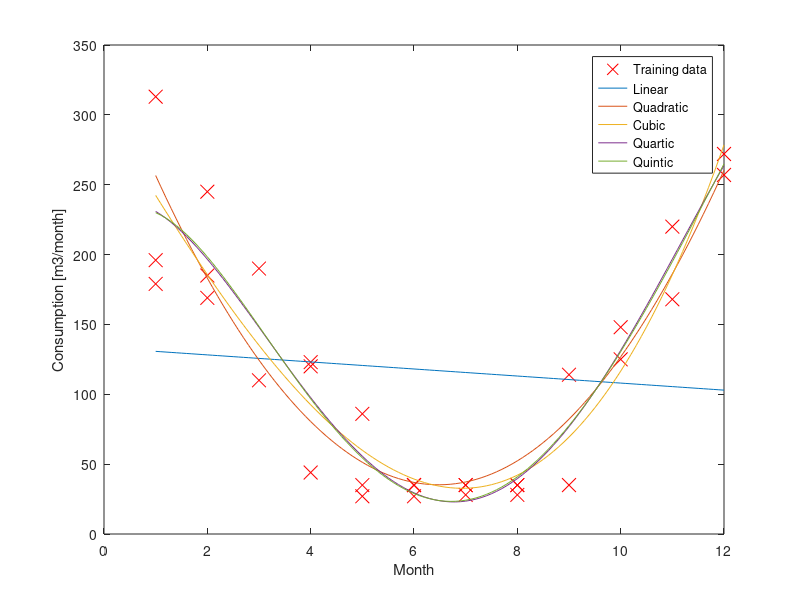

Reproduce this figure in MATLAB.
clear ; close all; clc

% get training data
fprintf('Loading data ...\n');
data = load('data/data_month.txt');
X = data(:, 1); y = data(:, 2);
m = length(y);
fprintf('Loaded %d samples\n',m);

% plot training data
figure;
plot(X, y, 'rx', 'MarkerSize', 10);
ylabel('Consumption [m3/month]'); 
xlabel('Month'); 
fprintf('Program paused. Press any key to continue.\n');
pause;

% --------------------- linear regression - linear model -----------------------
X = [ones(m, 1) X];
theta = pinv(X'*X)*X'*y;
fprintf('Hypothesis function: h(x)=%.2f+%.2fx \n',theta(1),theta(2));

hold on; 
%plot(X(:,2), X*theta, '-')
x_plot = [1:.1:12]';
%y_plot = [ones(rows(x_plot),1) x_plot]*theta; 
linear = plot(x_plot, theta(1)+theta(2)*x_plot, '-');
%plot(x_plot, y_plot, '-')
legend('Training data', 'Linear regression')
fprintf('Program paused. Press any key to continue.\n');
pause;
%set(linear,'Visible','off');

% --------------------- linear regression - quadratic model --------------------
X = [X X(:,2).^2];
theta = pinv(X'*X)*X'*y;
fprintf('Hypothesis function: h(x)=%.2f+%.2fx+%.2fx^2 \n',theta(1),theta(2), theta(3));

%ezplot(@(x) theta(1)+theta(2)*x+theta(3)*x.^2);
%plot(X(:,2), X*theta, '-', 'color','g')
%y_plot = [ones(rows(x_plot),1) x_plot x_plot.^2]*theta; 
%plot(x_plot, y_plot,'-','color','g')
quadratic = plot(x_plot, theta(1)+theta(2)*x_plot+theta(3)*x_plot.^2, '-');
legend('Training data', 'Linear', 'Quadratic')
fprintf('Program paused. Press any key to continue.\n');
pause;
%set(quadratic,'Visible','off');

% ---------------------linear regression - cubic model -------------------------
X = [X X(:,2).^3];
theta = pinv(X'*X)*X'*y;
fprintf('Hypothesis function: h(x)=%.2f+%.2fx+%.2fx^2+%.2fx^3 \n',theta(1),theta(2), theta(3), theta(4));
%plot(X(:,2), X*theta, '-', "color","k")
%y_plot = [ones(rows(x_plot),1) x_plot x_plot.^2 x_plot.^3]*theta; 
%plot(x_plot, y_plot,'-','color','k')
cubic = plot(x_plot, theta(1)+theta(2)*x_plot+theta(3)*x_plot.^2+theta(4)*x_plot.^3, '-'); 
legend('Training data', 'Linear', 'Quadratic', 'Cubic')
fprintf('Program paused. Press any key to continue.\n');
pause;
%set(cubic,'Visible','off');

% --------------------- linear regression - quartic model ----------------------
X = [X X(:,2).^4];
theta = pinv(X'*X)*X'*y;
fprintf('Hypothesis function: h(x)=%.2f+%.2fx+%.2fx^2+%.2fx^3+%.2fx^4 \n',theta(1),theta(2), theta(3), theta(4), theta(5));
%plot(X(:,2), X*theta, '-', "color","k")
%y_plot = [ones(rows(x_plot),1) x_plot x_plot.^2 x_plot.^3 x_plot.^4]*theta; 
%plot(x_plot, y_plot,'-','color','m')
quartic = plot(x_plot, theta(1)+theta(2)*x_plot+theta(3)*x_plot.^2+theta(4)*x_plot.^3+theta(5)*x_plot.^4, '-');
legend('Training data', 'Linear', 'Quadratic', 'Cubic', 'Quartic')
fprintf('Program paused. Press any key to continue.\n');
pause;
%set(quartic,'Visible','off');

% --------------------- linear regression - quintic model ----------------------
X = [X X(:,2).^5];
theta = pinv(X'*X)*X'*y;
fprintf('Hypothesis function: h(x)=%.2f+%.2fx+%.2fx^2+%.2fx^3+%.2fx^4+%.2fx^5 \n',theta(1), theta(2), theta(3), theta(4), theta(5), theta(6));
%plot(X(:,2), X*theta, '-', "color","k")
%y_plot = [ones(rows(x_plot),1) x_plot x_plot.^2 x_plot.^3 x_plot.^4 x_plot.^5]*theta; 
%plot(x_plot, y_plot,'-','color','c')
quintic = plot(x_plot, theta(1)+theta(2)*x_plot+theta(3)*x_plot.^2+theta(4)*x_plot.^3+theta(5)*x_plot.^4+theta(6)*x_plot.^5, '-');
legend('Training data', 'Linear', 'Quadratic', 'Cubic', 'Quartic', 'Quintic')
%fprintf('Program paused. Press any key to continue.\n');
hold off 

% predictions %

predict_months = [1:1:12]';
predictions = theta(1)+theta(2)*predict_months+theta(3)*predict_months.^2+theta(4)*predict_months.^3+theta(5)*predict_months.^4+theta(6)*predict_months.^5;

fprintf('Predictions:\n')
[predict_months predictions]
